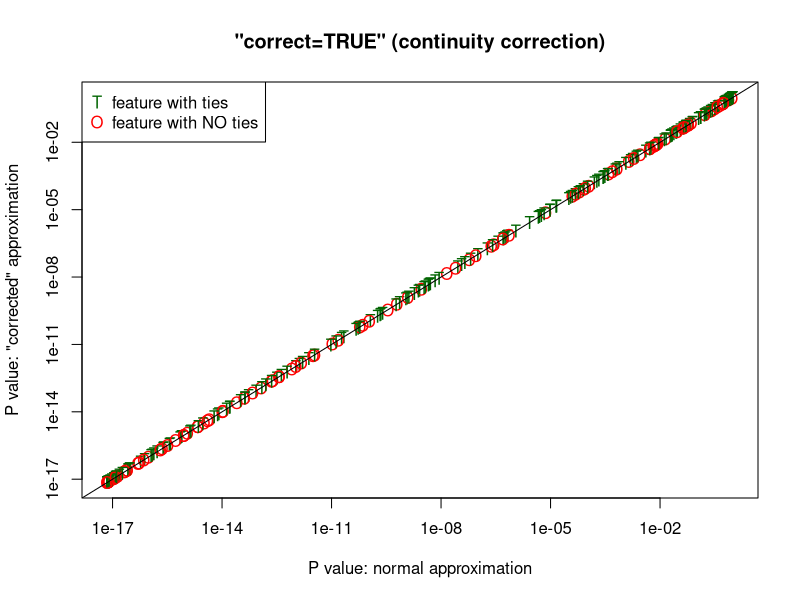
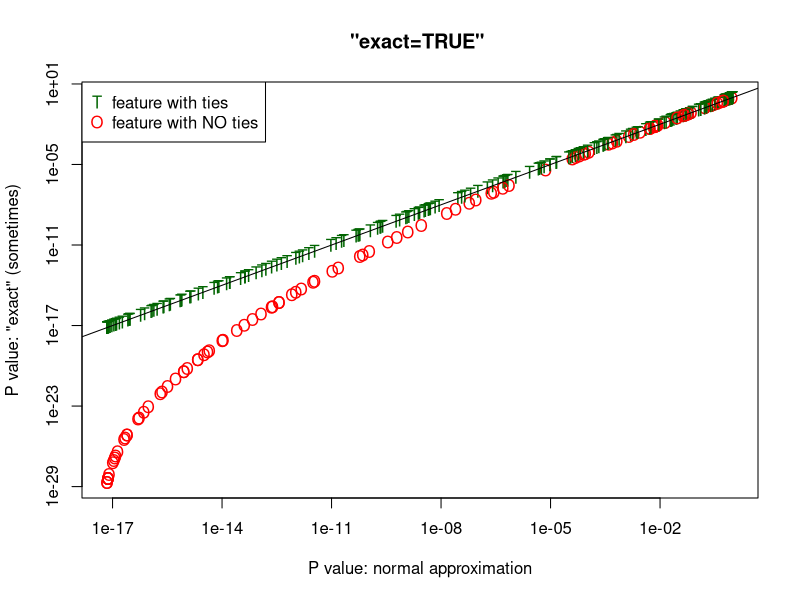
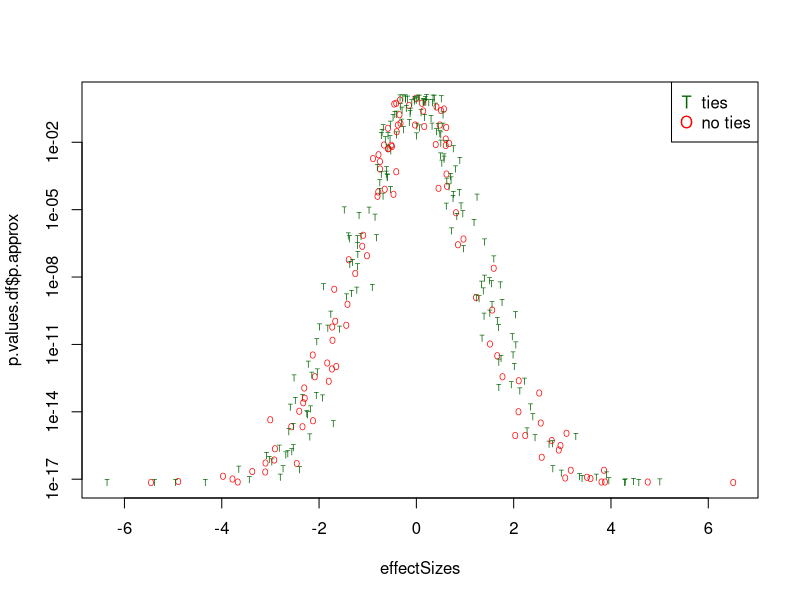
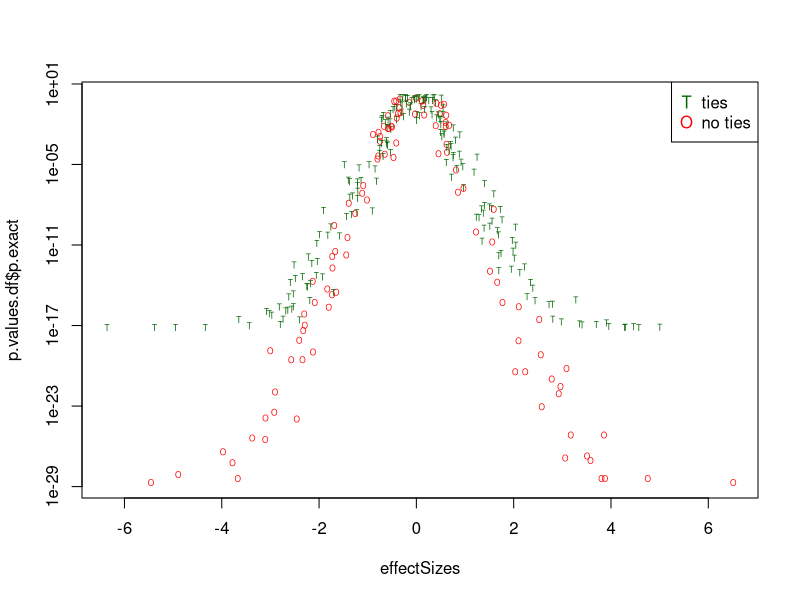

Recreate these plots in R, in order.
## ---- chunk 1
# https://medium.com/@rogerday_17101/wilcoxon-two-sample-test-ties-make-a-mess-of-things-what-to-do-ab9c2c7e36e6?source=friends_link&sk=deb92924331cad6e6c6411b4d35e588a

# https://bookdown.org/yihui/rmarkdown-cookbook/chunk-options.html#chunk-options
# https://yihui.org/knitr/options/#text-output


#knitr::opts_chunk$set(echo = FALSE, results='hide')
knitr::opts_chunk$set(echo = FALSE, comment = '')
## ---- chunk 2
sampleSize = 100
nFeatures = 300
DIGITS = 3
effectSD = 2
effectSizes = rnorm(nFeatures) * effectSD

## ---- chunk 3
outcomeClass = rbinom(sampleSize, 1, 1/2) + 1
## ---- chunk 4
do.wilcoxes = function(Xrounded) {
  X1 <- Xrounded[outcomeClass==1]
  X2 <- Xrounded[outcomeClass==2]
  data.frame(p.approx = wilcox.test(X1, X2)$p.value,
             p.correct = wilcox.test(X1, X2, correct=T)$p.value,
             p.exact = wilcox.test(X1, X2, exact=T)$p.value,
             anyTied = length(unique(Xrounded)) < sampleSize 
                  ## not all unique.
   )
}
#options.saved = options(warn=-1)
p.values.list = lapply(effectSizes, function(effSize){
  X = rnorm(sampleSize) + effSize*outcomeClass
  Xrounded <<- round(X, digits=DIGITS)
  do.wilcoxes(Xrounded)
 }
)
#options(options.saved)
library(plyr)
## Note: plyr is a good library to know! In "ldply", the "l" means the input is a list, and the "d" means the output is a data frame.
p.values.df = ldply(p.values.list)
anyTiedTable = table(p.values.df$anyTied)

## ---- chunk 5
colors = c("red","darkgreen")[p.values.df$anyTied+1]  
cex = c(1,1)[p.values.df$anyTied+1]  
pch = c("O", "T")[p.values.df$anyTied+1]  
with(p.values.df, {
    plot(p.approx, p.correct, log="xy", col=colors, pch=pch, cex=cex, 
         xlab="P value: normal approximation", 
         ylab="P value: \"corrected\" approximation")
    abline(a=0,b=1)
    title('"correct=TRUE" (continuity correction)')
  legend(x = 'topleft', legend=c('feature with ties', 'feature with NO ties'), pch=c('T', 'O'), col=c('darkgreen', 'red'))
}

)
## ---- chunk 6
with(p.values.df, {
    plot(p.approx,p.exact, log="xy", col=colors, pch=pch, cex=cex,
         xlab="P value: normal approximation", 
         ylab="P value: \"exact\" (sometimes)")
    abline(a=0,b=1)
    title('"exact=TRUE" ')
    legend(x = 'topleft', legend=c('feature with ties', 
                                   'feature with NO ties'),
           pch=c('T', 'O'), col=c('darkgreen', 'red'))

  }
)
## ---- chunk 7
plot(effectSizes, p.values.df$p.approx, pch = pch, cex=1/2, col = colors, log='y')
legend(x = 'topright', legend=c('ties', 'no ties'), pch=c('T', 'O'), col=c('darkgreen', 'red'))
## ---- chunk 8
plot(effectSizes, p.values.df$p.exact, pch = pch, cex=1/2, col = colors, log='y')
legend(x = 'topright', legend=c('ties', 'no ties'), pch=c('T', 'O'), col=c('darkgreen', 'red'))

## ---- chunk 9
effSize = 2

## ---- chunk 10
X = rnorm(sampleSize) + effSize*outcomeClass
X[2] = X[1] + 0.0001   #almost a tie
wilcox.out = do.wilcoxes(X)
## ---- chunk 11
print.data.frame(
  row.names=FALSE,
  as.data.frame(t(
  sapply(6:0, function(digits) {
    c(digits=digits, do.wilcoxes(round(X, digits=digits)))
    }
    )
)))
## ---- chunk 12
Xrounded3 = round(X, digits=3)
wilc.Xrounded3 = do.wilcoxes(Xrounded3)
which(duplicated(Xrounded3))
ties = which(duplicated(Xrounded3))
Xbrokentie = Xrounded3
Xbrokentie[ties] = Xbrokentie[ties] + 1e-7
wilc.Xbrokentie = do.wilcoxes(Xbrokentie)
## ---- chunk 13
nREPS = 200
timingFor.Xrounded3 = system.time(for(i in 1:nREPS)do.wilcoxes(Xrounded3))['user.self']
timingFor.Xbrokentie = system.time(for(i in 1:nREPS)do.wilcoxes(Xbrokentie))['user.self']
